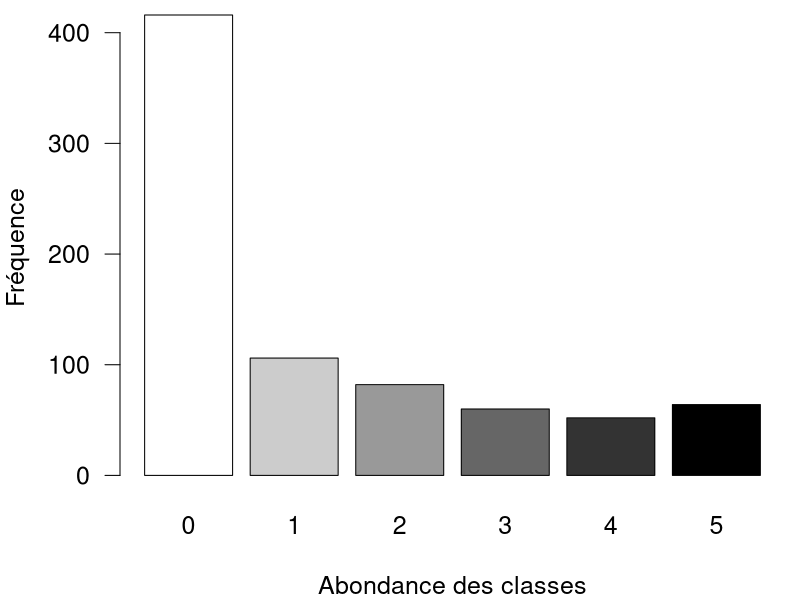
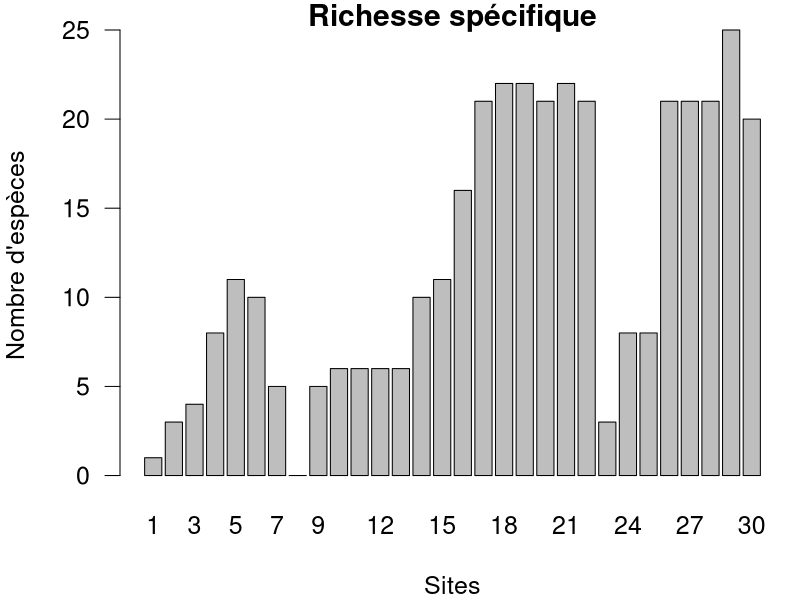
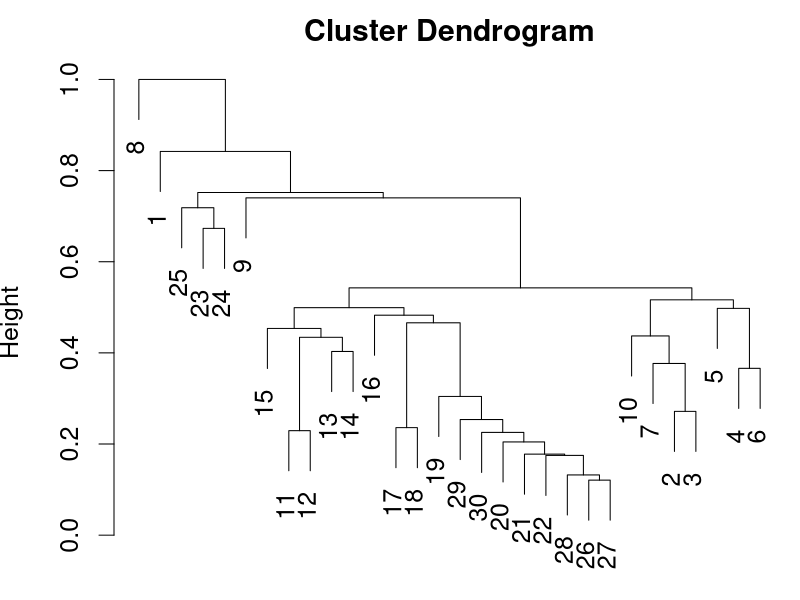
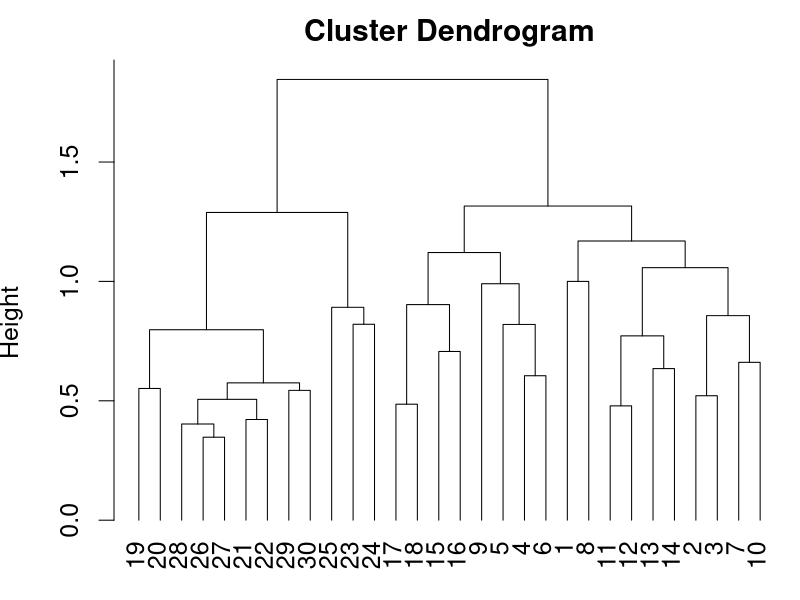
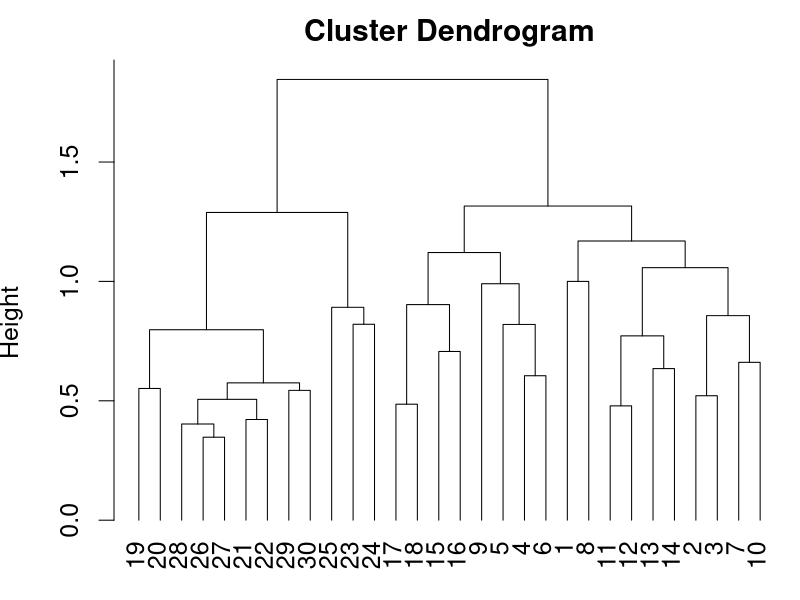
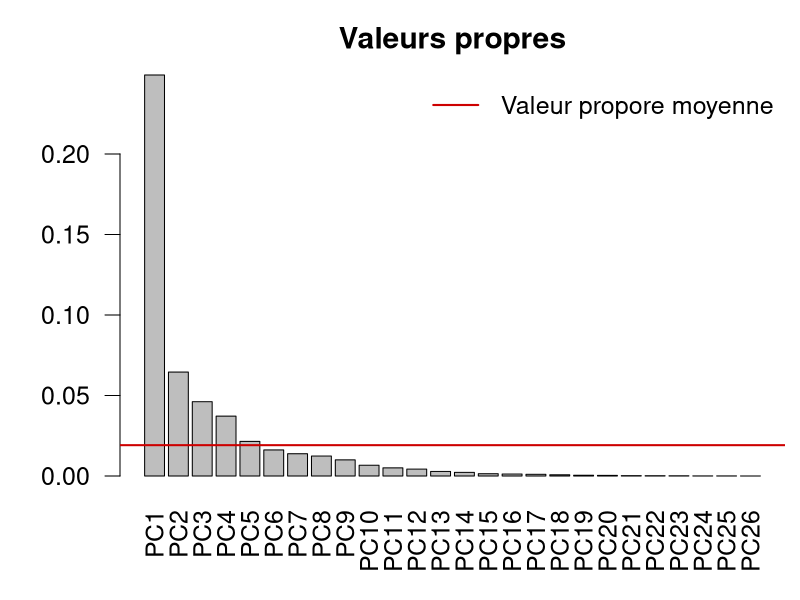
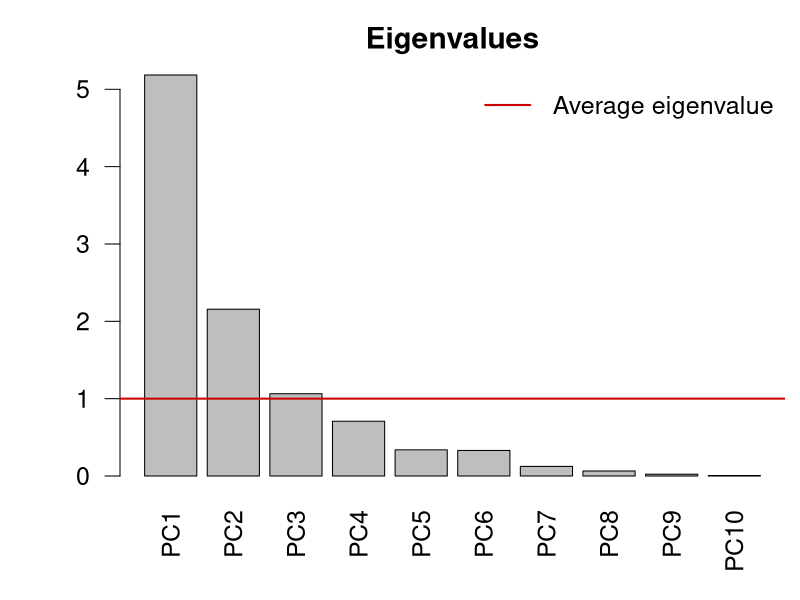
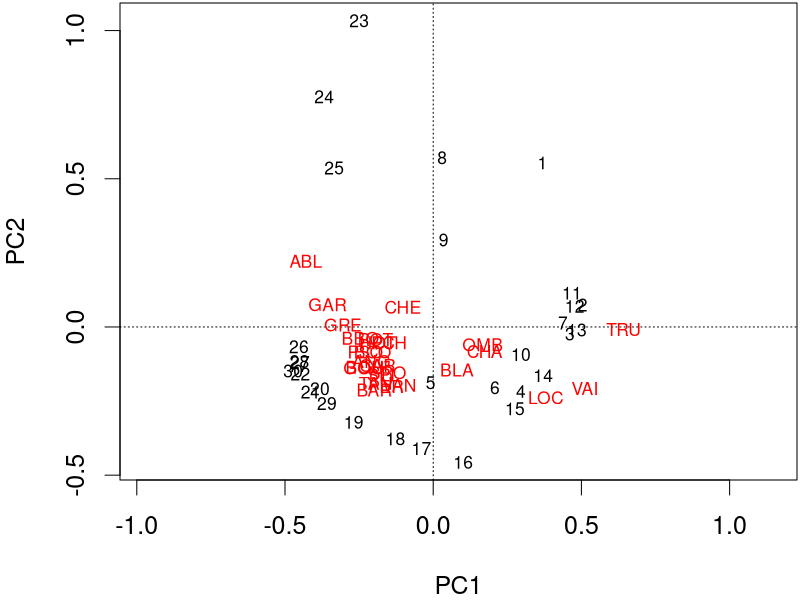

Source code (R) for these figures, in order:
## ---- chunk 1
## Setup for your presentation
knitr::opts_chunk$set(
  eval = T,
  cache = T,
  comment = "#",
  collapse = TRUE,
  warning = FALSE,
  message = FALSE,
  fig.width=5, fig.height=5, fig.retina=3,
  fig.align = 'center'
)
## ---- chunk 2
options(repos=structure(c(CRAN="http://cran.r-project.org")))
## ---- chunk 3
if (!require(vegan)) install.packages("vegan")
library(vegan)
if (!require(ape)) install.packages("ape")
library(ape)
if (!require(gclus)) install.packages("gclus")
library(gclus)
## ---- chunk 4
spe <- read.csv("data/doubsspe.csv", row.names = 1)
spe <-  spe[-8] # supprimer le site vide
## ---- chunk 5
env <- read.csv("data/doubsenv.csv", row.names = 1)
env <- env[-8] # remove site with no data
## ---- chunk 6
head(spe) # 6 premières lignes
## ---- chunk 7
par(mar = c(4,4,.5,.5), cex = 1.5)
ab <- table(unlist(spe))
barplot(ab, las = 1, col = grey(5:0/5),
        xlab = "Abondance des classes", ylab = "Fréquence")
## ---- chunk 8
sum(spe == 0)
## ---- chunk 9
sum(spe == 0)/(nrow(spe)*ncol(spe))
## ---- chunk 10
par(mar = c(4,4,1,.5), cex = 1.5)
site.pre <- rowSums(spe > 0)
barplot(site.pre, main = "Richesse spécifique",
        xlab = "Sites", ylab = "Nombre d'espèces",
        col = "grey ", las = 1)
## ---- chunk 11
spec.pa <- decostand(spe,method = "pa")
## ---- chunk 12
spec.hel <- decostand(spe,method = "hellinger")
spec.chi <- decostand(spe,method = "chi.square")
## ---- chunk 13
spe.pa <- decostand(spe,method = "log")
## ---- chunk 14
head(env) # first 6 rows
## ---- chunk 15
?decostand
env.z <- decostand(env, method = "standardize")
## ---- chunk 16
apply(env.z, 2, mean)
apply(env.z, 2, sd)
## ---- chunk 17
spe.db.pa <- vegdist(spe, method = "bray")
## ---- chunk 18
par(mar=c(.5,3.8,2,.5), cex = 1.5)
spe.dhe1 <- vegdist(spec.hel, method = "euclidean")
spe.dhe1.single <- hclust(spe.dhe1, method = "single")
plot(spe.dhe1.single)
## ---- chunk 19
par(mar=c(.5,3.8,2,.5), cex = 1.5)
spe.dhel.ward <- hclust(spe.dhe1, method = "ward.D2")
spe.dhel.ward$height <- sqrt(spe.dhel.ward$height)
plot(spe.dhel.ward, hang = -1) # hang = -1 aligns objects at the same level
## ---- chunk 20
par(mar=c(.5,3.8,2,.5), cex = 1.5)
plot(spe.dhel.ward, hang = -1) # hang = -1 permet d'afficher les objets sur la même ligne
## ---- chunk 21
spe.h.pca <- rda(spec.hel)

summary(spe.h.pca)
## ---- chunk 22
summary(spe.h.pca, display = NULL)
## ---- chunk 23
eigen(cov(spec.hel))
## ---- chunk 24
spe.scores <- scores(spe.h.pca,
                     display = "species",
                     choices = c(1,2))
## ---- chunk 25
site.scores <- scores(spe.h.pca,
                      display = "sites",
                      choices = c(1,2))
## ---- chunk 26
ev <- spe.h.pca$CA$eig
## ---- chunk 27
ev[ev>mean(ev)]
## ---- chunk 28
par(mar=c(4,4,2.5,.5), cex = 1.5)
n <- length(ev)
barplot(ev, main = "Valeurs propres", col = "grey", las = 2)
abline(h = mean(ev), col = "red3", lwd = 2)
legend("topright", "Valeur propore moyenne",
       lwd = 2, col = "red3" , bty = "n")
## ---- chunk 29
env.pca <- rda(env.z)
summary(env.pca, scaling  = 2) # default
## ---- chunk 30
ev <- env.pca$CA$eig
## ---- chunk 31
ev[ev>mean(ev)]
## ---- chunk 32
par(mar=c(4,4,2.5,.5), cex = 1.5)
n <- length(ev)
barplot(ev, main = "Eigenvalues", col = "grey", las = 2)
abline(h = mean(ev), col = "red3", lwd = 2)
legend("topright", "Average eigenvalue",
       lwd = 2, col = "red3" , bty = "n")
## ---- chunk 33
par(mar=c(4,4,.1,.1), cex = 1.5)
plot(spe.h.pca)
## ---- chunk 34
par(mar = c(4,4,0.05,0.05), cex = 1.2)
biplot(spe.h.pca)
## ---- chunk 35
par(mar = c(4,4,0.05,0.05), cex = 1.2)
plot(spe.h.pca, scaling  = 1, type = "none",
     xlab = c("PC1 (%)", round(spe.h.pca$CA$eig[1]/sum(spe.h.pca$CAeig)*100,2)),
     ylab = c("PC2 (%)", round(spe.h.pca$CA$eig[2]/sum(spe.h.pca$CA$eig)*100,2)))
points(scores(spe.h.pca, display = "sites", choices = c(1,2), scaling = 1),
       pch=21, col = "black", bg = "steelblue" , cex  = 1.2)
text(scores(spe.h.pca, display="species", choices=c(1), scaling = 1),
     scores(spe.h.pca, display = "species", choices = c(2), scaling = 1),
     labels=rownames(scores(spe.h.pca, display = "species", scaling = 1)),
     col = "red", cex = 0.8)
spe.cs <- scores(spe.h.pca, choices = 1:2, scaling = 1 , display = "sp")
arrows(0,0,spe.cs[,1], spe.cs[,2], length = 0)
## ---- chunk 36
data(mite)
## ---- chunk 37
mite.spe.hel <- decostand(mite, method = "hellinger")

mite.spe.h.pca <- rda(mite.spe.hel)
## ---- chunk 38
par(mar=c(4,4,2,1), cex = 1.2)
ev <- mite.spe.h.pca$CA$eig
n <- length(ev)
barplot(ev, main = "Valeurs propres", col = "grey", las = 2)
abline(h = mean(ev), col = "red3", lwd = 2)
legend("topright", "Valeur propre moyenne", lwd = 2, col = "red3", bty = "n")
## ---- chunk 39
par(mar = c(4,4,0.05,0.05), cex = 1.5)
biplot(mite.spe.h.pca, col = c("red3", "grey15"))
## ---- chunk 40
spe.ca <- cca(spe[-8,])
# prend seulement les colonnes dont rowsums est > à 0.

## ---- chunk 41
summary(spe.ca)
## ---- chunk 42
mite.spe <- mite
## ---- chunk 43
mite.spe.ca <- cca(mite.spe)
## ---- chunk 44
par(mar=c(4,4,2,1), cex = 1.2)
ev <- mite.spe.ca$CA$eig
n <- length(ev)
barplot(ev, main = "Valeurs propres", col = "grey", las = 2)
abline(h = mean(ev), col = "red3", lwd = 2)
legend("topright", "Valeur propre moyenne", lwd = 2, col = "red3", bty = "n")
## ---- chunk 45
spe.h.pcoa <- pcoa(dist(spec.hel))
summary(spe.h.pcoa)
## ---- chunk 46
biplot.pcoa(spe.h.pcoa, spec.hel)
## ---- chunk 47
spe.bray.pcoa <- pcoa(spe.db.pa)
# spe.bray.pcoa
## ---- chunk 48
spe.bray.pcoa <- pcoa(spe.db.pa, correction = "cailliez")
# spe.bray.pcoa
## ---- chunk 49
par(mar=c(3,3,.5,1), cex = 1.2)
biplot.pcoa(spe.bray.pcoa)
## ---- chunk 50
mite.spe.hel <- decostand(mite.spe, method = "hellinger")
## ---- chunk 51
mite.spe.h.pcoa <- pcoa(dist(mite.spe.hel))
## ---- chunk 52
biplot.pcoa(mite.spe.h.pcoa, mite.spe.hel)
## ---- chunk 53
spe.nmds <- metaMDS(spe, distance = 'bray', k = 2)
## ---- chunk 54
spe.nmds$stress
stressplot(spe.nmds, main = "Shepard plot")
